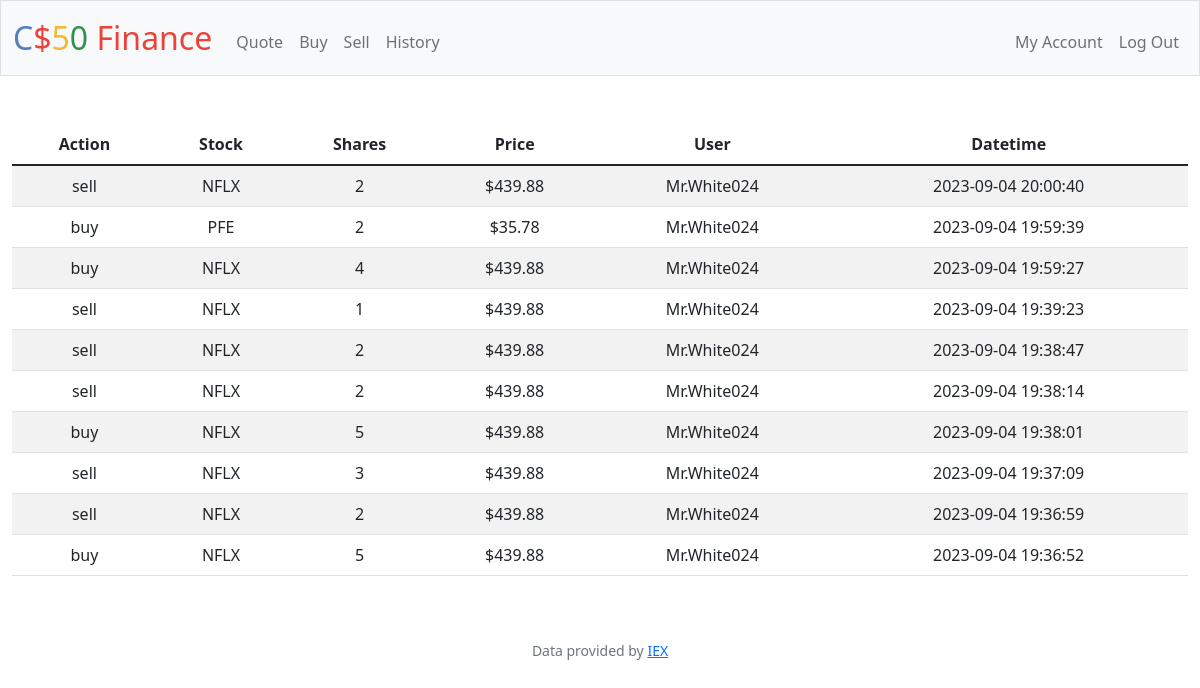
Screenshot of /history (signed in) with the database file from the repository.
### tables this page shows
CREATE TABLE "transactions" (
id INTEGER PRIMARY KEY AUTOINCREMENT NOT NULL,
stock_symbol TEXT NOT NULL,
price NUMERIC NOT NULL,
amount_shares INTEGER NOT NULL,
user_id INTEGER NOT NULL,
action TEXT CHECK( action IN ('buy','sell')) NOT NULL,
datetime DATETIME DEFAULT CURRENT_TIMESTAMP,
FOREIGN KEY(user_id) REFERENCES users(id)
);

CREATE TABLE users (id INTEGER PRIMARY KEY AUTOINCREMENT NOT NULL, username TEXT NOT NULL, hash TEXT NOT NULL, cash NUMERIC NOT NULL DEFAULT 10000.00);

### app.py (the view)
@app.route("/history")
@login_required
def history():
    database = db.execute(
        "SELECT username,stock_symbol,amount_shares,price,datetime,action FROM transactions JOIN users ON transactions.user_id = users.id ORDER BY datetime DESC;"
    )
    return render_template("history.html", database=database)

### app.py (called while the page is built)
@app.after_request
def after_request(response):
    response.headers["Cache-Control"] = "no-cache, no-store, must-revalidate"
    response.headers["Expires"] = 0
    response.headers["Pragma"] = "no-cache"
    return response

### helpers.py (called while the page is built)
def login_required(f):
    @wraps(f)
    def decorated_function(*args, **kwargs):
        if session.get("user_id") is None:
            return redirect("/login")
        return f(*args, **kwargs)
    return decorated_function

def usd(value):
    return f"${value:,.2f}"

### templates/history.html (shortened to what this page needs)
{% extends "layout.html" %}
{% block main %}
    <table class="table table-striped">
        <thead >
            <tr>
                <th scope="col">Action</th>
                <th scope="col">Stock</th>
                <th scope="col">Shares</th>
                <th scope="col">Price</th>
                <th scope="col">User</th>
                <th scope="col">Datetime</th>
            </tr>
        </thead>
        <tbody>
            {% for i in database %}
                <tr>
                    <td>{{ i.get("action") }}</td>
                    <td>{{ i.get("stock_symbol") }}</td>
                    <td>{{ i.get("amount_shares") }}</td>
                    <td>{{ i.get("price") | usd }}</td>
                    <td>{{ i.get("username") }}</td>
                    <td>{{ i.get("datetime") }}</td>
                </tr>
            {% endfor %}
        </tbody>
    </table>
{% endblock %}

### templates/layout.html (shortened to what this page needs)
<!DOCTYPE html>
<html lang="en">
    <head>
        <link href="https://cdn.jsdelivr.net/npm/bootstrap@5.1.3/dist/css/bootstrap.min.css" rel="stylesheet">
        <link href="/static/styles.css" rel="stylesheet">
    </head>
    <body>
        <nav class="bg-light border navbar navbar-expand-md navbar-light">
            <div class="container-fluid">
                <a class="navbar-brand" href="/"><span class="blue">C</span><span class="red">$</span><span class="yellow">5</span><span class="green">0</span> <span class="red">Finance</span></a>
                <div class="collapse navbar-collapse" id="navbar">
                    {% if session["user_id"] %}
                        <ul class="navbar-nav me-auto mt-2">
                            <li class="nav-item"><a class="nav-link" href="/quote">Quote</a></li>
                            <li class="nav-item"><a class="nav-link" href="/buy">Buy</a></li>
                            <li class="nav-item"><a class="nav-link" href="/sell">Sell</a></li>
                            <li class="nav-item"><a class="nav-link" href="/history">History</a></li>
                        </ul>
                        <ul class="navbar-nav ms-auto mt-2">
                            <li class="nav-item"><a class="nav-link" href="/account">My Account</a></li>
                            <li class="nav-item"><a class="nav-link" href="/logout">Log Out</a></li>
                        </ul>
                    {% else %}
                        <ul class="navbar-nav ms-auto mt-2">
                            <li class="nav-item"><a class="nav-link" href="/register">Register</a></li>
                            <li class="nav-item"><a class="nav-link" href="/login">Log In</a></li>
                        </ul>
                    {% endif %}
                </div>
            </div>
        </nav>
        <main class="container-fluid py-5 text-center">
            {% block main %}{% endblock %}
        </main>
        <footer class="mb-5 small text-center text-muted">
            Data provided by <a href="https://iexcloud.io/">IEX</a>
        </footer>
    </body>
</html>

### static/styles.css (style rules this page uses)
nav .navbar-brand { font-size: xx-large; }
nav .navbar-brand .blue { color: #537fbe; }
nav .navbar-brand .red { color: #ea433b; }
nav .navbar-brand .yellow { color: #f5b82e; }
nav .navbar-brand .green { color: #2e944b; }

### rows the page displays
transactions: get "sell", get "NFLX", get "2", get "$439.88", get "Mr.White024", get "2023-09-04 20:00:40"
transactions: get "buy", get "PFE", get "2", get "$35.78", get "Mr.White024", get "2023-09-04 19:59:39"
transactions: get "buy", get "NFLX", get "4", get "$439.88", get "Mr.White024", get "2023-09-04 19:59:27"
transactions: get "sell", get "NFLX", get "1", get "$439.88", get "Mr.White024", get "2023-09-04 19:39:23"
transactions: get "sell", get "NFLX", get "2", get "$439.88", get "Mr.White024", get "2023-09-04 19:38:47"
transactions: get "sell", get "NFLX", get "2", get "$439.88", get "Mr.White024", get "2023-09-04 19:38:14"
transactions: get "buy", get "NFLX", get "5", get "$439.88", get "Mr.White024", get "2023-09-04 19:38:01"
transactions: get "sell", get "NFLX", get "3", get "$439.88", get "Mr.White024", get "2023-09-04 19:37:09"
transactions: get "sell", get "NFLX", get "2", get "$439.88", get "Mr.White024", get "2023-09-04 19:36:59"
transactions: get "buy", get "NFLX", get "5", get "$439.88", get "Mr.White024", get "2023-09-04 19:36:52"
